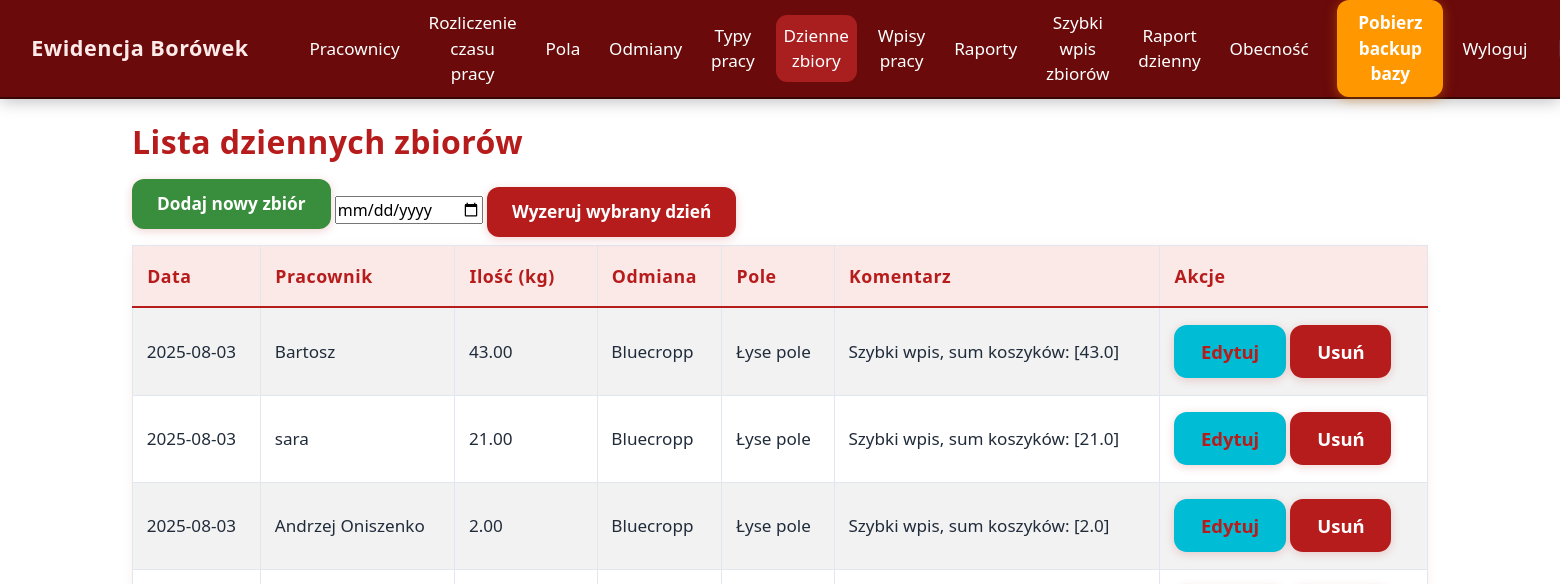
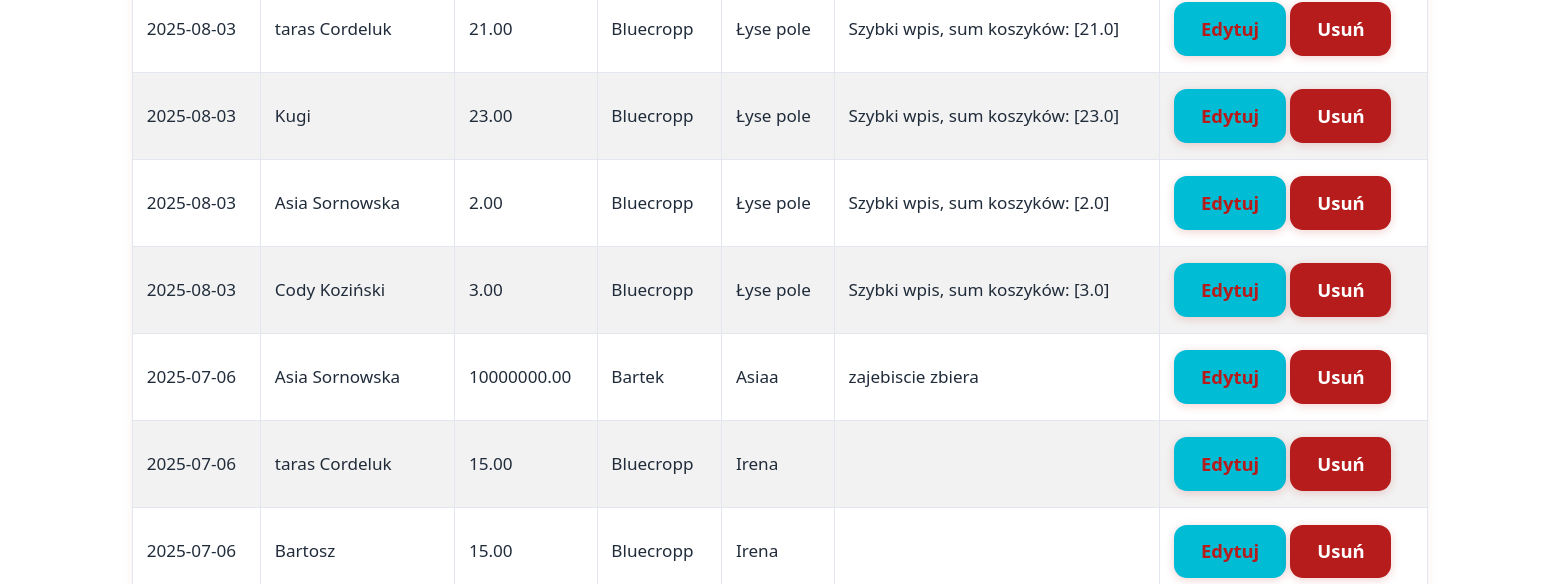
The app's page /harvests (signed in, upper part), older data (2 pictures, top to bottom).
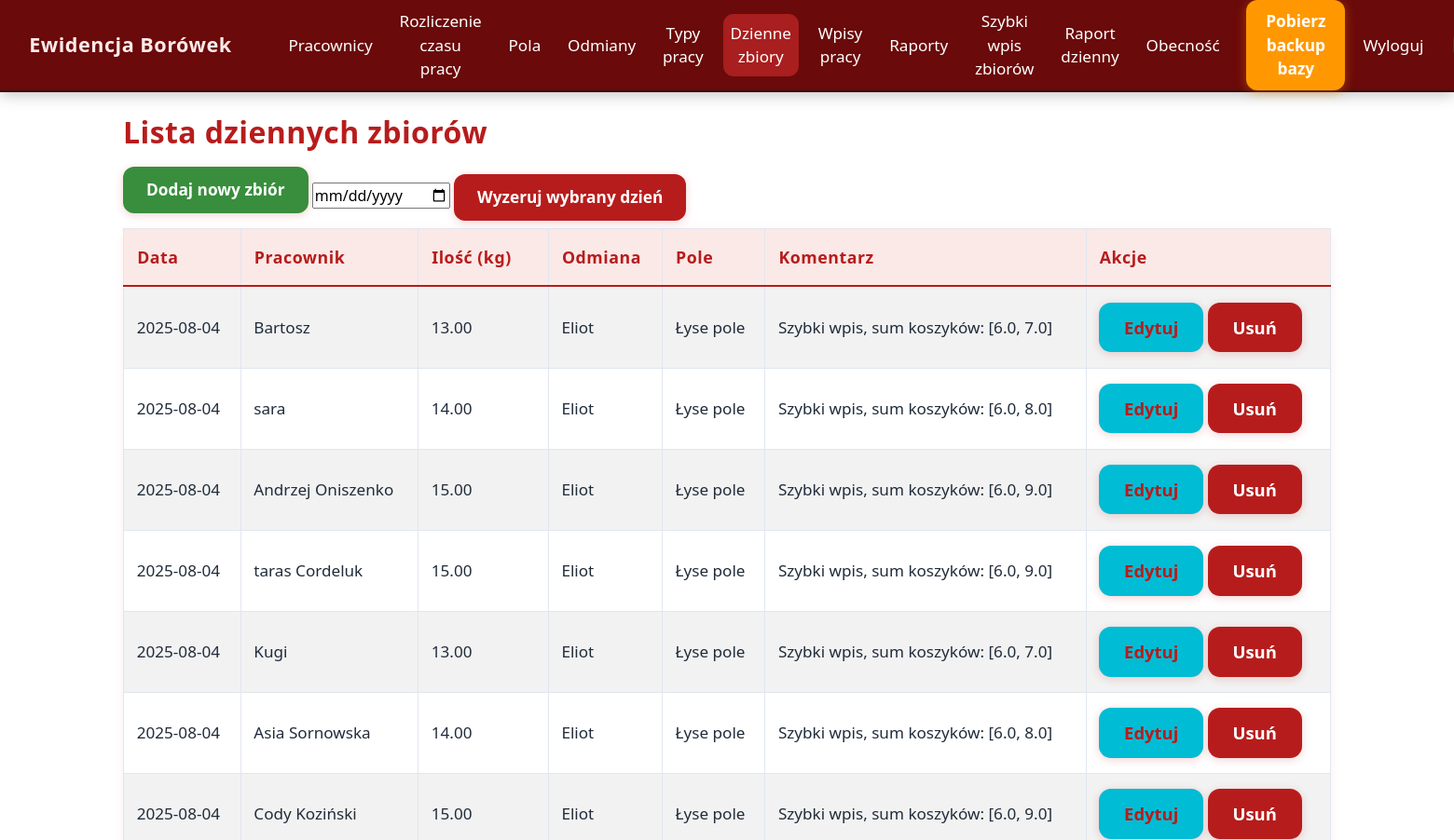
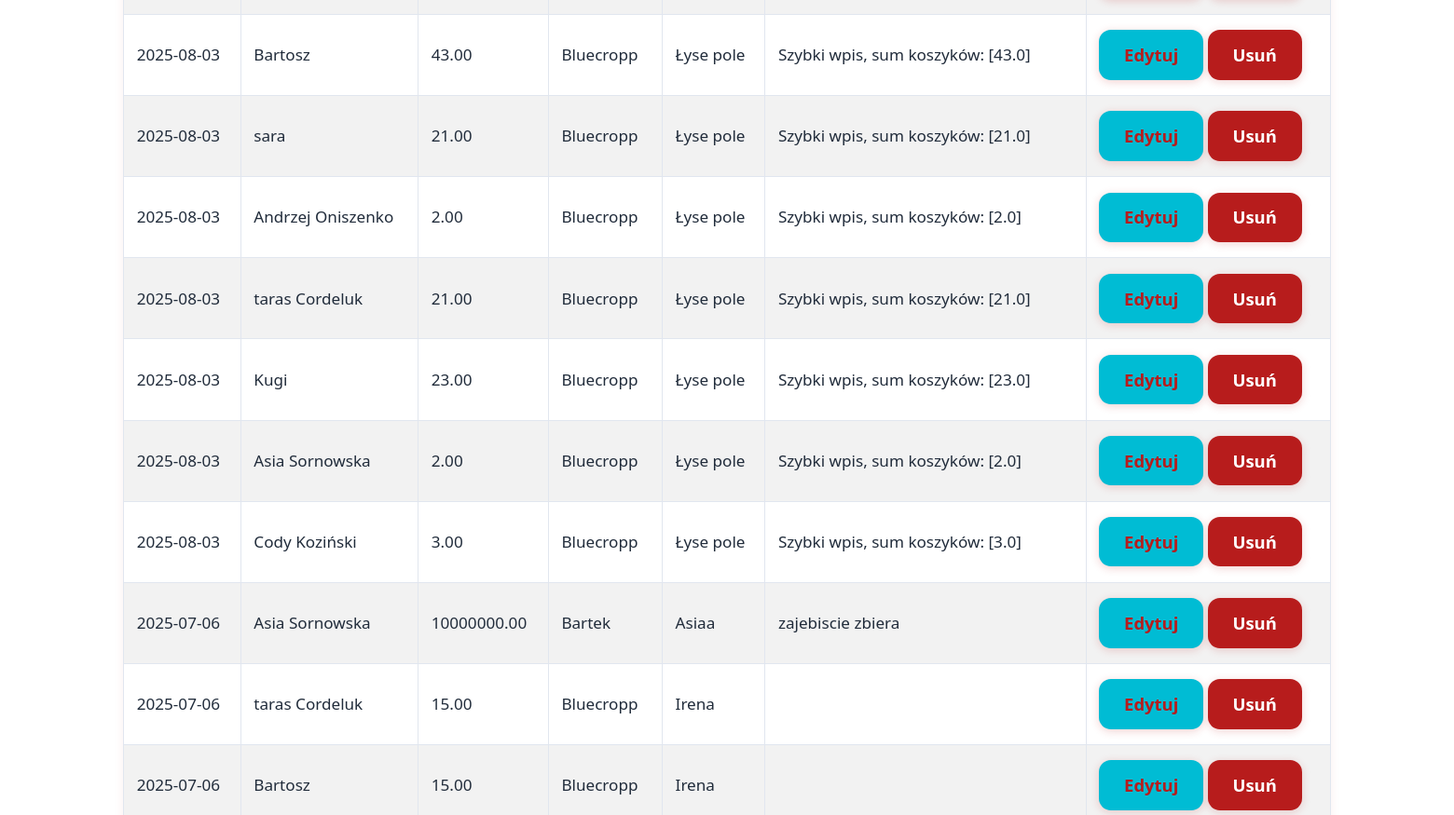
The same page, newer data (2 pictures, top to bottom).
### models.py (models this page shows)
class DailyHarvest(db.Model):
    id = db.Column(db.Integer, primary_key=True)
    date = db.Column(db.Date, nullable=False, default=datetime.utcnow)
    employee_id = db.Column(db.Integer, db.ForeignKey('employee.id'), nullable=False)
    quantity_kg = db.Column(db.Float, nullable=False)
    variety_id = db.Column(db.Integer, db.ForeignKey('berry_variety.id'), nullable=False)
    field_id = db.Column(db.Integer, db.ForeignKey('field.id'), nullable=False)
    comment = db.Column(db.Text, nullable=True)
    variety = db.relationship('BerryVariety')
    field = db.relationship('Field')

class Employee(db.Model):
    id = db.Column(db.Integer, primary_key=True)
    external_id = db.Column(db.String(30), unique=True)
    name = db.Column(db.String(100), nullable=False)
    external_id = db.Column(db.String(50))
    hourly_rate = db.Column(db.Float, nullable=False, default=0.0)
    piece_rate = db.Column(db.Float, nullable=False, default=0.0)
    is_active = db.Column(db.Boolean, default=True)
    entries = db.relationship('Entry', backref='employee', lazy=True, cascade="all, delete-orphan")
    harvests = db.relationship('DailyHarvest', backref='employee', lazy=True, cascade="all, delete-orphan")
    team = db.Column(db.String(64), nullable=True)

class BerryVariety(db.Model):
    id = db.Column(db.Integer, primary_key=True)
    name = db.Column(db.String(100), nullable=False)
    piece_rate_modifier = db.Column(db.Float, nullable=False, default=1.0)

class Field(db.Model):
    id = db.Column(db.Integer, primary_key=True)
    name = db.Column(db.String(100), nullable=False)

### app.py (the view)
@app.route('/harvests')
@login_required
def harvests():
    harvests = DailyHarvest.query.order_by(DailyHarvest.date.desc()).all()
    return render_template('daily_harvest_list.html', harvests=harvests)

### app.py (called while the page is built)
@app.context_processor
def inject_now():
    return {'current_year': datetime.now().year}

@app.context_processor
def inject_now():
    return {'current_year': datetime.now().year}

@login_manager.user_loader
def load_user(user_id):
    return User.query.get(int(user_id))

### templates/daily_harvest_list.html
{% extends "base.html" %}
{% block content %}
<h2>Lista dziennych zbiorów</h2>
<a href="{{ url_for('add_daily_harvest') }}" class="btn btn-success mb-3">Dodaj nowy zbiór</a>
{% if harvests %}
	<form action="{{ url_for('clear_day') }}" method="post" class="mb-3 d-inline">
    <input type="date" name="clear_date" required value="{{ request.args.get('date', '') }}">
    <button type="submit" class="btn btn-danger" onclick="return confirm('Czy na pewno usunąć wszystkie zbiory i wpisy pracy z tego dnia?');">
        Wyzeruj wybrany dzień
    </button>
	</form>
    <table class="table table-striped table-bordered">
        <thead class="thead-dark">
            <tr>
                <th>Data</th>
                <th>Pracownik</th>
                <th>Ilość (kg)</th>
                <th>Odmiana</th>
                <th>Pole</th>
                <th>Komentarz</th>
                <th>Akcje</th>
            </tr>
        </thead>
        <tbody>
            {% for harvest in harvests %}
            <tr>
                <td>{{ harvest.date.strftime('%Y-%m-%d') }}</td>
                <td>{{ harvest.employee.name }}</td>
                <td>{{ '%.2f'|format(harvest.quantity_kg) }}</td>
                <td>{{ harvest.variety.name }}</td>
                <td>{{ harvest.field.name }}</td>
                <td>{{ harvest.comment }}</td>
                <td>
                    <a href="{{ url_for('edit_daily_harvest', harvest_id=harvest.id) }}" class="btn btn-sm btn-info">Edytuj</a>
                    <form action="{{ url_for('delete_daily_harvest', harvest_id=harvest.id) }}" method="POST" style="display:inline;" onsubmit="return confirm('Czy na pewno chcesz usunąć ten zbiór?');">
                        <button type="submit" class="btn btn-sm btn-danger">Usuń</button>
                    </form>
                </td>
            </tr>
            {% endfor %}
        </tbody>
    </table>
{% else %}
    <p>Brak zapisanych zbiorów.</p>
{% endif %}
{% endblock %}

Row changes from the older to the newer data that the page shows:
added DailyHarvest: date "2025-08-04", employee.name "Bartosz", quantity_kg "13.00", variety.name "Eliot", field.name "Łyse pole", comment "Szybki wpis, sum koszyków: [6.0, 7.0]"
added DailyHarvest: date "2025-08-04", employee.name "sara", quantity_kg "14.00", variety.name "Eliot", field.name "Łyse pole", comment "Szybki wpis, sum koszyków: [6.0, 8.0]"
added DailyHarvest: date "2025-08-04", employee.name "Andrzej Oniszenko", quantity_kg "15.00", variety.name "Eliot", field.name "Łyse pole", comment "Szybki wpis, sum koszyków: [6.0, 9.0]"
added DailyHarvest: date "2025-08-04", employee.name "taras Cordeluk", quantity_kg "15.00", variety.name "Eliot", field.name "Łyse pole", comment "Szybki wpis, sum koszyków: [6.0, 9.0]"
added DailyHarvest: date "2025-08-04", employee.name "Kugi", quantity_kg "13.00", variety.name "Eliot", field.name "Łyse pole", comment "Szybki wpis, sum koszyków: [6.0, 7.0]"
added DailyHarvest: date "2025-08-04", employee.name "Asia Sornowska", quantity_kg "14.00", variety.name "Eliot", field.name "Łyse pole", comment "Szybki wpis, sum koszyków: [6.0, 8.0]"
added DailyHarvest: date "2025-08-04", employee.name "Cody Koziński", quantity_kg "15.00", variety.name "Eliot", field.name "Łyse pole", comment "Szybki wpis, sum koszyków: [6.0, 9.0]"
